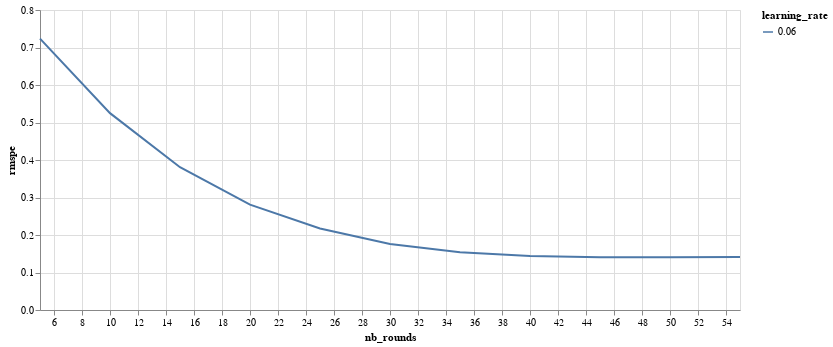

The notebook cell this image was saved under:
### Code cell
import altair as alt
alt.__version__
df_plt = df_scores
scoring_method='rmspe'
alt.Chart(df_plt, width = 700 ).mark_line().encode(
    x='nb_rounds',
    y=scoring_method,
    color = hyper_param+':N'
)

### Figure 1 — Vega-Lite specification as saved in the notebook (floating-point values rounded to 4 significant figures)
{"$schema": "https://vega.github.io/schema/vega-lite/v2.6.0.json", "config": {"view": {"height": 300, "width": 400}}, "data": {"name": "data-25a653053f6d7ac7de83d552d8139f3b"}, "datasets": {"data-25a653053f6d7ac7de83d552d8139f3b": [{"colsample_bytree": 0.7, "learning_rate": 0.06, "max_depth": 10, "mean_abs_err": 5180.0, "nb_rounds": 5, "r2_score": -2.401, "rmse": 5699.0, "rmspe": 0.7238, "subsample": 0.8}, {"colsample_bytree": 0.7, "learning_rate": 0.06, "max_depth": 10, "mean_abs_err": 3765.0, "nb_rounds": 10, "r2_score": -0.8535, "rmse": 4207.0, "rmspe": 0.5249, "subsample": 0.8}, {"colsample_bytree": 0.7, "learning_rate": 0.06, "max_depth": 10, "mean_abs_err": 2727.0, "nb_rounds": 15, "r2_score": -0.03555, "rmse": 3145.0, "rmspe": 0.3808, "subsample": 0.8}, {"colsample_bytree": 0.7, "learning_rate": 0.06, "max_depth": 10, "mean_abs_err": 1972.0, "nb_rounds": 20, "r2_score": 0.4037, "rmse": 2386.0, "rmspe": 0.2809, "subsample": 0.8}, {"colsample_bytree": 0.7, "learning_rate": 0.06, "max_depth": 10, "mean_abs_err": 1470.0, "nb_rounds": 25, "r2_score": 0.6247, "rmse": 1893.0, "rmspe": 0.2172, "subsample": 0.8}, {"colsample_bytree": 0.7, "learning_rate": 0.06, "max_depth": 10, "mean_abs_err": 1133.0, "nb_rounds": 30, "r2_score": 0.7455, "rmse": 1559.0, "rmspe": 0.176, "subsample": 0.8}, {"colsample_bytree": 0.7, "learning_rate": 0.06, "max_depth": 10, "mean_abs_err": 938.3, "nb_rounds": 35, "r2_score": 0.809, "rmse": 1351.0, "rmspe": 0.1539, "subsample": 0.8}, {"colsample_bytree": 0.7, "learning_rate": 0.06, "max_depth": 10, "mean_abs_err": 839.1, "nb_rounds": 40, "r2_score": 0.8409, "rmse": 1233.0, "rmspe": 0.1442, "subsample": 0.8}, {"colsample_bytree": 0.7, "learning_rate": 0.06, "max_depth": 10, "mean_abs_err": 789.7, "nb_rounds": 45, "r2_score": 0.8572, "rmse": 1168.0, "rmspe": 0.1407, "subsample": 0.8}, {"colsample_bytree": 0.7, "learning_rate": 0.06, "max_depth": 10, "mean_abs_err": 769.0, "nb_rounds": 50, "r2_score": 0.8649, "rmse": 1136.0, "rmspe": 0.1406, "subsample": 0.8}, {"colsample_bytree": 0.7, "learning_rate": 0.06, "max_depth": 10, "mean_abs_err": 760.0, "nb_rounds": 55, "r2_score": 0.8685, "rmse": 1121.0, "rmspe": 0.1414, "subsample": 0.8}]}, "encoding": {"color": {"field": "learning_rate", "type": "nominal"}, "x": {"field": "nb_rounds", "type": "quantitative"}, "y": {"field": "rmspe", "type": "quantitative"}}, "mark": "line", "width": 700}
